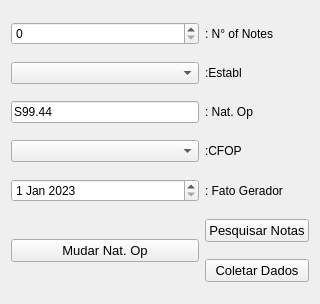
<?xml version="1.0" encoding="UTF-8"?>
<ui version="4.0">
 <class>CollectDataPane</class>
 <widget class="QWidget" name="CollectDataPane">
  <property name="geometry">
   <rect>
    <x>0</x>
    <y>0</y>
    <width>320</width>
    <height>304</height>
   </rect>
  </property>
  <property name="windowTitle">
   <string>Form</string>
  </property>
  <layout class="QGridLayout" name="gridLayout">
   <item row="0" column="0">
    <widget class="QSpinBox" name="notes_no_spin"/>
   </item>
   <item row="0" column="1">
    <widget class="QLabel" name="notes_lbl">
     <property name="text">
      <string>: N° of Notes</string>
     </property>
    </widget>
   </item>
   <item row="1" column="0">
    <widget class="QComboBox" name="establ_combo"/>
   </item>
   <item row="1" column="1">
    <widget class="QLabel" name="establ_lbl">
     <property name="text">
      <string>:Establ</string>
     </property>
    </widget>
   </item>
   <item row="2" column="0">
    <widget class="QLineEdit" name="nat_op_entr">
     <property name="text">
      <string>S99.44</string>
     </property>
    </widget>
   </item>
   <item row="2" column="1">
    <widget class="QLabel" name="nat_op_lbl">
     <property name="text">
      <string>: Nat. Op</string>
     </property>
    </widget>
   </item>
   <item row="3" column="0">
    <widget class="QComboBox" name="cfop_combo"/>
   </item>
   <item row="3" column="1">
    <widget class="QLabel" name="cfop_lbl">
     <property name="text">
      <string>:CFOP</string>
     </property>
    </widget>
   </item>
   <item row="4" column="0">
    <widget class="QDateEdit" name="fato_gerador_edit">
     <property name="date">
      <date>
       <year>2023</year>
       <month>1</month>
       <day>1</day>
      </date>
     </property>
    </widget>
   </item>
   <item row="4" column="1">
    <widget class="QLabel" name="fato_ger_lbl">
     <property name="text">
      <string>: Fato Gerador</string>
     </property>
    </widget>
   </item>
   <item row="5" column="0" rowspan="2">
    <widget class="QPushButton" name="nat_op_button">
     <property name="font">
      <font>
       <pointsize>10</pointsize>
      </font>
     </property>
     <property name="text">
      <string>Mudar Nat. Op</string>
     </property>
    </widget>
   </item>
   <item row="5" column="1">
    <widget class="QPushButton" name="query_data_btn">
     <property name="font">
      <font>
       <pointsize>10</pointsize>
      </font>
     </property>
     <property name="text">
      <string>Pesquisar Notas</string>
     </property>
    </widget>
   </item>
   <item row="6" column="1">
    <widget class="QPushButton" name="collect_data_btn">
     <property name="font">
      <font>
       <pointsize>10</pointsize>
      </font>
     </property>
     <property name="text">
      <string>Coletar Dados</string>
     </property>
    </widget>
   </item>
  </layout>
 </widget>
 <resources/>
 <connections/>
</ui>
